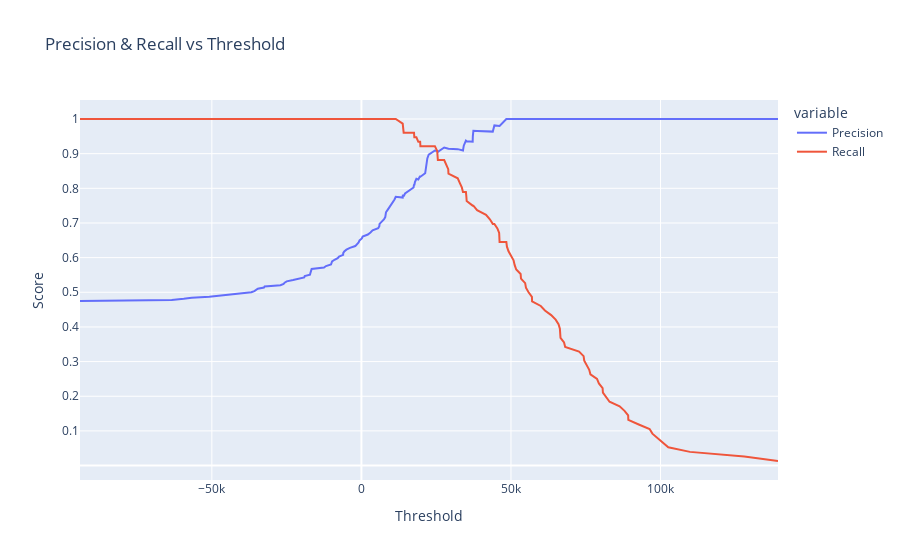

Source (notebook cell):
### Code cell
df1 = pd.DataFrame({'Threshold': threshold, 'Precision': precisions[:-1], 'Recall': recalls[:-1]})
fig = px.line(df1, x='Threshold', y=['Precision', 'Recall'],
              labels={'value': 'Score'},
              line_dash_sequence=['solid', 'dash'],
              title='Precision & Recall vs Threshold')

fig.update_yaxes(tickvals=[0.1, 0.2, 0.3, 0.4, 0.5, 0.6, 0.7, 0.8, 0.9, 1.0])
fig.show()

### Figure 1 — Plotly figure (JSON) as saved in the notebook; plotly's stock layout.template omitted (floating-point values rounded to 4 significant figures; data arrays with more than 128 entries replaced by an {"elided": "..."} marker saying what was removed)
{"data": [{"hovertemplate": "variable=Precision<br>Threshold=%{x}<br>Score=%{y}<extra></extra>", "legendgroup": "Precision", "line": {"color": "#636efa", "dash": "solid"}, "marker": {"symbol": "circle"}, "mode": "lines", "name": "Precision", "orientation": "v", "showlegend": true, "type": "scatter", "x": {"elided": "160 float values"}, "xaxis": "x", "y": {"elided": "160 float values"}, "yaxis": "y"}, {"hovertemplate": "variable=Recall<br>Threshold=%{x}<br>Score=%{y}<extra></extra>", "legendgroup": "Recall", "line": {"color": "#EF553B", "dash": "solid"}, "marker": {"symbol": "circle"}, "mode": "lines", "name": "Recall", "orientation": "v", "showlegend": true, "type": "scatter", "x": {"elided": "160 float values"}, "xaxis": "x", "y": {"elided": "160 float values"}, "yaxis": "y"}], "layout": {"legend": {"title": {"text": "variable"}, "tracegroupgap": 0}, "title": {"text": "Precision & Recall vs Threshold"}, "xaxis": {"anchor": "y", "domain": [0, 1], "title": {"text": "Threshold"}}, "yaxis": {"anchor": "x", "domain": [0, 1], "tickvals": [0.1, 0.2, 0.3, 0.4, 0.5, 0.6, 0.7, 0.8, 0.9, 1], "title": {"text": "Score"}}}}
